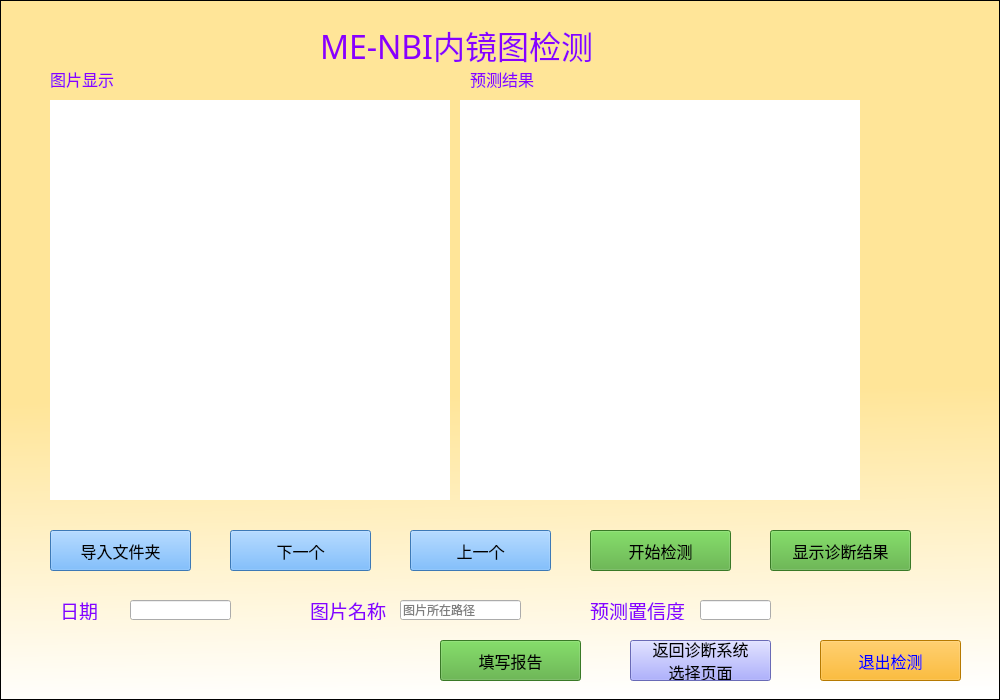
<?xml version="1.0" encoding="UTF-8"?>
<ui version="4.0">
 <class>Form</class>
 <widget class="QWidget" name="Form">
  <property name="geometry">
   <rect>
    <x>0</x>
    <y>0</y>
    <width>1000</width>
    <height>700</height>
   </rect>
  </property>
  <property name="palette">
   <palette>
    <active>
     <colorrole role="WindowText">
      <brush brushstyle="SolidPattern">
       <color alpha="255">
        <red>136</red>
        <green>0</green>
        <blue>255</blue>
       </color>
      </brush>
     </colorrole>
     <colorrole role="Button">
      <brush brushstyle="SolidPattern">
       <color alpha="255">
        <red>119</red>
        <green>139</green>
        <blue>255</blue>
       </color>
      </brush>
     </colorrole>
     <colorrole role="ButtonText">
      <brush brushstyle="SolidPattern">
       <color alpha="255">
        <red>170</red>
        <green>0</green>
        <blue>0</blue>
       </color>
      </brush>
     </colorrole>
    </active>
    <inactive>
     <colorrole role="WindowText">
      <brush brushstyle="SolidPattern">
       <color alpha="255">
        <red>136</red>
        <green>0</green>
        <blue>255</blue>
       </color>
      </brush>
     </colorrole>
     <colorrole role="Button">
      <brush brushstyle="SolidPattern">
       <color alpha="255">
        <red>119</red>
        <green>139</green>
        <blue>255</blue>
       </color>
      </brush>
     </colorrole>
     <colorrole role="ButtonText">
      <brush brushstyle="SolidPattern">
       <color alpha="255">
        <red>170</red>
        <green>0</green>
        <blue>0</blue>
       </color>
      </brush>
     </colorrole>
    </inactive>
    <disabled>
     <colorrole role="WindowText">
      <brush brushstyle="SolidPattern">
       <color alpha="255">
        <red>120</red>
        <green>120</green>
        <blue>120</blue>
       </color>
      </brush>
     </colorrole>
     <colorrole role="Button">
      <brush brushstyle="SolidPattern">
       <color alpha="255">
        <red>119</red>
        <green>139</green>
        <blue>255</blue>
       </color>
      </brush>
     </colorrole>
     <colorrole role="ButtonText">
      <brush brushstyle="SolidPattern">
       <color alpha="255">
        <red>120</red>
        <green>120</green>
        <blue>120</blue>
       </color>
      </brush>
     </colorrole>
    </disabled>
   </palette>
  </property>
  <property name="windowTitle">
   <string>EGC病变诊断</string>
  </property>
  <property name="autoFillBackground">
   <bool>false</bool>
  </property>
  <widget class="QLabel" name="label">
   <property name="geometry">
    <rect>
     <x>320</x>
     <y>20</y>
     <width>291</width>
     <height>50</height>
    </rect>
   </property>
   <property name="font">
    <font>
     <family>楷体</family>
     <pointsize>24</pointsize>
    </font>
   </property>
   <property name="text">
    <string>ME-NBI内镜图检测</string>
   </property>
   <property name="textFormat">
    <enum>Qt::AutoText</enum>
   </property>
  </widget>
  <widget class="QPushButton" name="pushButton6">
   <property name="geometry">
    <rect>
     <x>630</x>
     <y>640</y>
     <width>141</width>
     <height>41</height>
    </rect>
   </property>
   <property name="font">
    <font>
     <family>楷体</family>
     <pointsize>12</pointsize>
    </font>
   </property>
   <property name="styleSheet">
    <string notr="true">background-color: rgb(147, 149, 255);</string>
   </property>
   <property name="text">
    <string>返回诊断系统
选择页面</string>
   </property>
  </widget>
  <widget class="QPushButton" name="pushButton7">
   <property name="geometry">
    <rect>
     <x>440</x>
     <y>640</y>
     <width>141</width>
     <height>41</height>
    </rect>
   </property>
   <property name="font">
    <font>
     <family>楷体</family>
     <pointsize>12</pointsize>
    </font>
   </property>
   <property name="styleSheet">
    <string notr="true">background-color: rgb(80, 170, 53);</string>
   </property>
   <property name="text">
    <string>填写报告</string>
   </property>
  </widget>
  <widget class="QPushButton" name="pushButton8">
   <property name="geometry">
    <rect>
     <x>820</x>
     <y>640</y>
     <width>141</width>
     <height>41</height>
    </rect>
   </property>
   <property name="font">
    <font>
     <family>楷体</family>
     <pointsize>12</pointsize>
    </font>
   </property>
   <property name="styleSheet">
    <string notr="true">background-color: rgb(255, 170, 0);
color: rgb(0, 0, 255);</string>
   </property>
   <property name="text">
    <string>退出检测</string>
   </property>
  </widget>
  <widget class="QLineEdit" name="lineEdit2">
   <property name="geometry">
    <rect>
     <x>130</x>
     <y>600</y>
     <width>101</width>
     <height>20</height>
    </rect>
   </property>
   <property name="text">
    <string/>
   </property>
  </widget>
  <widget class="QLabel" name="label2">
   <property name="geometry">
    <rect>
     <x>60</x>
     <y>600</y>
     <width>71</width>
     <height>20</height>
    </rect>
   </property>
   <property name="font">
    <font>
     <family>楷体</family>
     <pointsize>14</pointsize>
    </font>
   </property>
   <property name="text">
    <string>日期</string>
   </property>
   <property name="buddy">
    <cstring>lineEdit2</cstring>
   </property>
  </widget>
  <widget class="QLabel" name="label4">
   <property name="geometry">
    <rect>
     <x>50</x>
     <y>69</y>
     <width>101</width>
     <height>20</height>
    </rect>
   </property>
   <property name="font">
    <font>
     <family>楷体</family>
     <pointsize>12</pointsize>
    </font>
   </property>
   <property name="text">
    <string>图片显示</string>
   </property>
  </widget>
  <widget class="QLabel" name="label3">
   <property name="geometry">
    <rect>
     <x>470</x>
     <y>69</y>
     <width>101</width>
     <height>20</height>
    </rect>
   </property>
   <property name="font">
    <font>
     <family>楷体</family>
     <pointsize>12</pointsize>
    </font>
   </property>
   <property name="text">
    <string>预测结果</string>
   </property>
  </widget>
  <widget class="QPushButton" name="pushButton1">
   <property name="geometry">
    <rect>
     <x>50</x>
     <y>530</y>
     <width>141</width>
     <height>41</height>
    </rect>
   </property>
   <property name="font">
    <font>
     <family>楷体</family>
     <pointsize>12</pointsize>
    </font>
   </property>
   <property name="styleSheet">
    <string notr="true">background-color:rgb(85, 170, 255)</string>
   </property>
   <property name="text">
    <string>导入文件夹</string>
   </property>
  </widget>
  <widget class="QPushButton" name="pushButton5">
   <property name="geometry">
    <rect>
     <x>770</x>
     <y>530</y>
     <width>141</width>
     <height>41</height>
    </rect>
   </property>
   <property name="font">
    <font>
     <family>楷体</family>
     <pointsize>12</pointsize>
    </font>
   </property>
   <property name="styleSheet">
    <string notr="true">background-color: rgb(80, 170, 53);</string>
   </property>
   <property name="text">
    <string>显示诊断结果</string>
   </property>
  </widget>
  <widget class="QListView" name="listView">
   <property name="geometry">
    <rect>
     <x>0</x>
     <y>0</y>
     <width>1000</width>
     <height>700</height>
    </rect>
   </property>
   <property name="styleSheet">
    <string notr="true">background-color: qlineargradient(spread:pad, x1:0.483, y1:0, x2:0.511727, y2:1, stop:0.5625 rgba(255, 229, 152, 255), stop:1 rgba(255, 255, 255, 255));</string>
   </property>
  </widget>
  <widget class="QLabel" name="label5">
   <property name="geometry">
    <rect>
     <x>50</x>
     <y>100</y>
     <width>400</width>
     <height>400</height>
    </rect>
   </property>
   <property name="styleSheet">
    <string notr="true">background-color: rgb(255, 255, 255);</string>
   </property>
   <property name="text">
    <string/>
   </property>
   <property name="buddy">
    <cstring>lineEdit5</cstring>
   </property>
  </widget>
  <widget class="QLineEdit" name="lineEdit5">
   <property name="geometry">
    <rect>
     <x>400</x>
     <y>600</y>
     <width>121</width>
     <height>20</height>
    </rect>
   </property>
   <property name="placeholderText">
    <string>图片所在路径</string>
   </property>
  </widget>
  <widget class="QLabel" name="label6">
   <property name="geometry">
    <rect>
     <x>460</x>
     <y>100</y>
     <width>400</width>
     <height>400</height>
    </rect>
   </property>
   <property name="styleSheet">
    <string notr="true">background-color: rgb(255, 255, 255);</string>
   </property>
   <property name="text">
    <string/>
   </property>
   <property name="buddy">
    <cstring>lineEdit5</cstring>
   </property>
  </widget>
  <widget class="QPushButton" name="pushButton4">
   <property name="geometry">
    <rect>
     <x>590</x>
     <y>530</y>
     <width>141</width>
     <height>41</height>
    </rect>
   </property>
   <property name="font">
    <font>
     <family>楷体</family>
     <pointsize>12</pointsize>
    </font>
   </property>
   <property name="styleSheet">
    <string notr="true">background-color: rgb(80, 170, 53);</string>
   </property>
   <property name="text">
    <string>开始检测</string>
   </property>
  </widget>
  <widget class="QPushButton" name="pushButton2">
   <property name="geometry">
    <rect>
     <x>230</x>
     <y>530</y>
     <width>141</width>
     <height>41</height>
    </rect>
   </property>
   <property name="font">
    <font>
     <family>楷体</family>
     <pointsize>12</pointsize>
    </font>
   </property>
   <property name="styleSheet">
    <string notr="true">background-color:rgb(85, 170, 255)</string>
   </property>
   <property name="text">
    <string>下一个</string>
   </property>
  </widget>
  <widget class="QPushButton" name="pushButton3">
   <property name="geometry">
    <rect>
     <x>410</x>
     <y>530</y>
     <width>141</width>
     <height>41</height>
    </rect>
   </property>
   <property name="font">
    <font>
     <family>楷体</family>
     <pointsize>12</pointsize>
    </font>
   </property>
   <property name="styleSheet">
    <string notr="true">background-color:rgb(85, 170, 255)</string>
   </property>
   <property name="text">
    <string>上一个</string>
   </property>
  </widget>
  <widget class="QLabel" name="label1">
   <property name="geometry">
    <rect>
     <x>590</x>
     <y>600</y>
     <width>101</width>
     <height>20</height>
    </rect>
   </property>
   <property name="font">
    <font>
     <family>楷体</family>
     <pointsize>14</pointsize>
    </font>
   </property>
   <property name="text">
    <string>预测置信度</string>
   </property>
   <property name="buddy">
    <cstring>lineEdit2</cstring>
   </property>
  </widget>
  <widget class="QLineEdit" name="lineEdit3">
   <property name="geometry">
    <rect>
     <x>700</x>
     <y>600</y>
     <width>71</width>
     <height>20</height>
    </rect>
   </property>
   <property name="text">
    <string/>
   </property>
  </widget>
  <widget class="QLabel" name="label7">
   <property name="geometry">
    <rect>
     <x>310</x>
     <y>600</y>
     <width>81</width>
     <height>20</height>
    </rect>
   </property>
   <property name="font">
    <font>
     <family>楷体</family>
     <pointsize>14</pointsize>
    </font>
   </property>
   <property name="text">
    <string>图片名称</string>
   </property>
   <property name="buddy">
    <cstring>lineEdit2</cstring>
   </property>
  </widget>
  <zorder>listView</zorder>
  <zorder>label</zorder>
  <zorder>pushButton6</zorder>
  <zorder>pushButton7</zorder>
  <zorder>pushButton8</zorder>
  <zorder>lineEdit2</zorder>
  <zorder>label2</zorder>
  <zorder>label4</zorder>
  <zorder>label3</zorder>
  <zorder>pushButton1</zorder>
  <zorder>pushButton5</zorder>
  <zorder>label5</zorder>
  <zorder>lineEdit5</zorder>
  <zorder>label6</zorder>
  <zorder>pushButton4</zorder>
  <zorder>pushButton2</zorder>
  <zorder>pushButton3</zorder>
  <zorder>label1</zorder>
  <zorder>lineEdit3</zorder>
  <zorder>label7</zorder>
 </widget>
 <resources/>
 <connections/>
</ui>
